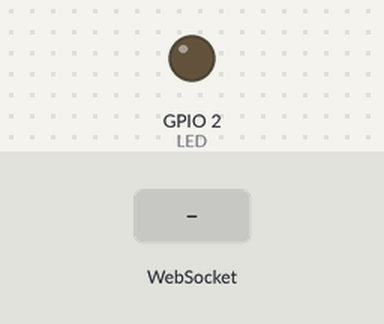
The program below on a simulated ESP32. Shown: output pins drawn as LEDs (lit = HIGH). The test bench sets the inputs (shaded band). WiFi joins after 1.5 s; servers stay silent unless stated; random numbers use the default seed unless the program sets one; what the program prints to the serial monitor is not drawn.

Above: at 3.2 s.
3.3 s: WebSocket text "0" received
At 3.8 s:
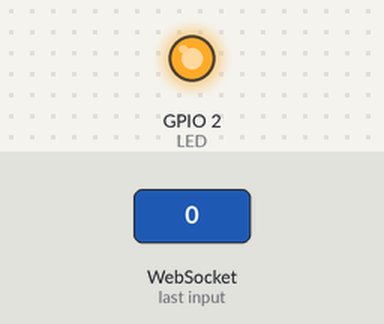
4.8 s: WebSocket text "1" received
At 6.1 s:
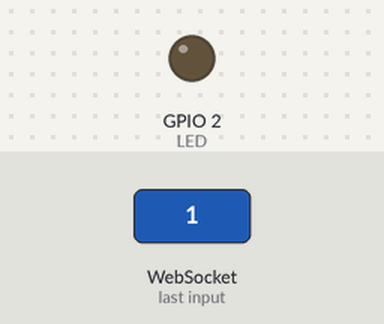
Timing chart, 0 to 7.8 s (numbered marks = the images above; inputs shaded):
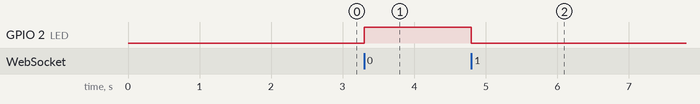

Measured:
- after the input at 3.3 s, GPIO 2 (LED): LOW → HIGH at once
- after the input at 4.8 s, GPIO 2 (LED): HIGH → LOW at once

The program:

main.cpp
```cpp
#include <Arduino.h>
#include <WiFi.h>
#include <WebSocketsClient.h>

#define LED 2

WebSocketsClient webSocket;

const char *ssid = "CTY SONG HONG TAN"; // Tên WiFi
const char *password = "SHT12345678@"; // Mật khẩu WiFi
const char *websocket_server = "192.168.99.54"; // Địa chỉ máy tính
const int websocket_port = 1880;
const char *url = "/esp32"; // Cập nhật URL cho ESP32

unsigned long last_time = 0;

void webSocketEvent(WStype_t type, uint8_t *payload, size_t length)
{
  switch (type)
  {
    case WStype_DISCONNECTED:
      Serial.printf("[WSc] Disconnected!\n");
      break;
    case WStype_CONNECTED:
      Serial.printf("[WSc] Connected to url: %s\n", payload);
      webSocket.sendTXT("Connected");
      break;
    case WStype_TEXT:
      String message = "";
      for (size_t i = 0; i < length; i++)
      {
        message += (char)payload[i];
      }

      if (message == "1")
      {
        digitalWrite(LED, LOW);
      }

      if (message == "0")
      {
        digitalWrite(LED, HIGH);
      }
      break;
  }
}

void sendToServer()
{
  if (millis() - last_time > 3000)
  {
    last_time = millis();
    if (webSocket.isConnected())
    {
      int co2 = random(500, 1000); // CO2 từ 500ppm đến 1000ppm
      int airQuality = random(50, 201); // Chất lượng không khí từ 50 đến 200 AQI

      // Hiển thị
      Serial.print("CO2: ");
      Serial.print(co2);
      Serial.print(" ppm, Air Quality: ");
      Serial.print(airQuality);
      Serial.println(" AQI");

      // Tạo chuỗi payload để gửi qua WebSocket
      String payload = "{\"co2\":";
      payload += co2;
      payload += ",\"airQuality\":";
      payload += airQuality;
      payload += "}";

      webSocket.sendTXT(payload.c_str());
    }
  }
}


void setup()
{
  Serial.begin(9600);
  pinMode(LED, OUTPUT);

  Serial.print("Connecting to Wifi...");
  WiFi.begin(ssid, password);
  while (WiFi.status() != WL_CONNECTED)
  {
    delay(1000);
    Serial.print(".");
  }
  Serial.println("Connected to Wifi");
  Serial.print("IP: ");
  Serial.println(WiFi.localIP());

  // Địa chỉ server, cổng và URL
  webSocket.begin(websocket_server, websocket_port, url);

  // Hàm xử lý sự kiện
  webSocket.onEvent(webSocketEvent);

  // Thử lại kết nối sau 5000ms nếu kết nối thất bại
  webSocket.setReconnectInterval(5000);
}

void loop()
{
  webSocket.loop();
  sendToServer();
}
```
